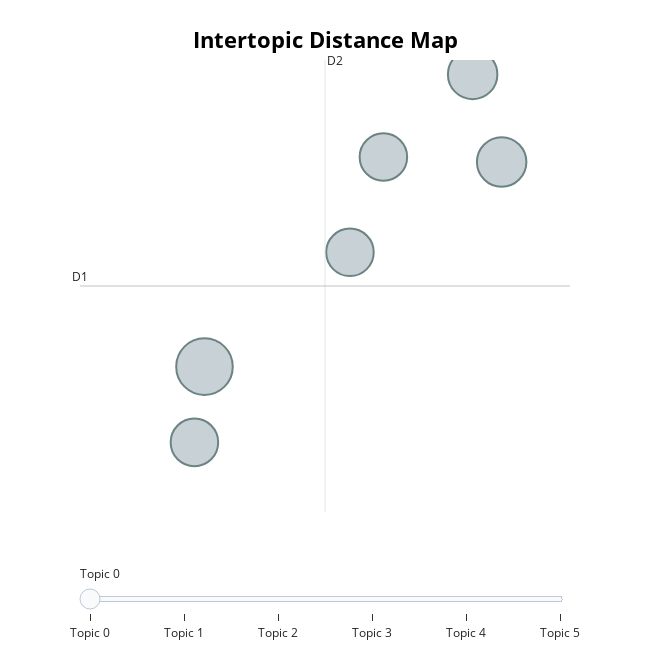

Notebook source saved alongside this figure:
### Code cell
# Visualize Topics
model.visualize_topics().show()

### Figure 1 — Plotly figure (JSON) as saved in the notebook; plotly's stock layout.template omitted (floating-point values rounded to 4 significant figures)
{"data": [{"customdata": [[0, "help | winning | win | ask help | ask", 17], [1, "would | emotional | sex | person | sexual", 13], [2, "gay | thought gay | thought | someone thought | someone", 13], [3, "feelings | others | keep | talk | show", 12], [4, "risks | take | risky | situations | get way", 12], [5, "work | important | attention | work important | good", 12]], "hovertemplate": "<b>Topic %{customdata[0]}</b><br>%{customdata[1]}<br>Size: %{customdata[2]}", "legendgroup": "", "marker": {"color": "#B0BEC5", "line": {"color": "DarkSlateGrey", "width": 2}, "size": [17, 13, 13, 12, 12, 12], "sizemode": "area", "sizeref": 0.01063, "symbol": "circle"}, "mode": "markers", "name": "", "orientation": "v", "showlegend": false, "type": "scatter", "x": [-4.993, -3.022, -3.214, -3.807, -5.06, -4.028], "xaxis": "x", "y": [-4.026, -1.905, -0.9967, -1.853, -4.811, -2.841], "yaxis": "y"}], "layout": {"annotations": [{"showarrow": false, "text": "D1", "x": -5.819, "y": -3.19, "yshift": 10}, {"showarrow": false, "text": "D2", "x": -4.194, "xshift": 10, "y": -0.8472}], "height": 650, "hoverlabel": {"bgcolor": "white", "font": {"family": "Rockwell", "size": 16}}, "legend": {"itemsizing": "constant", "tracegroupgap": 0}, "margin": {"t": 60}, "shapes": [{"line": {"color": "#CFD8DC", "width": 2}, "type": "line", "x0": -4.194, "x1": -4.194, "y0": -5.533, "y1": -0.8472}, {"line": {"color": "#9E9E9E", "width": 2}, "type": "line", "x0": -5.819, "x1": -2.569, "y0": -3.19, "y1": -3.19}], "sliders": [{"active": 0, "pad": {"t": 50}, "steps": [{"args": [{"marker.color": [["red", "#B0BEC5", "#B0BEC5", "#B0BEC5", "#B0BEC5", "#B0BEC5"]]}], "label": "Topic 0", "method": "update"}, {"args": [{"marker.color": [["#B0BEC5", "red", "#B0BEC5", "#B0BEC5", "#B0BEC5", "#B0BEC5"]]}], "label": "Topic 1", "method": "update"}, {"args": [{"marker.color": [["#B0BEC5", "#B0BEC5", "red", "#B0BEC5", "#B0BEC5", "#B0BEC5"]]}], "label": "Topic 2", "method": "update"}, {"args": [{"marker.color": [["#B0BEC5", "#B0BEC5", "#B0BEC5", "red", "#B0BEC5", "#B0BEC5"]]}], "label": "Topic 3", "method": "update"}, {"args": [{"marker.color": [["#B0BEC5", "#B0BEC5", "#B0BEC5", "#B0BEC5", "red", "#B0BEC5"]]}], "label": "Topic 4", "method": "update"}, {"args": [{"marker.color": [["#B0BEC5", "#B0BEC5", "#B0BEC5", "#B0BEC5", "#B0BEC5", "red"]]}], "label": "Topic 5", "method": "update"}]}], "title": {"font": {"color": "Black", "size": 22}, "text": "<b>Intertopic Distance Map</b>", "x": 0.5, "xanchor": "center", "y": 0.95, "yanchor": "top"}, "width": 650, "xaxis": {"anchor": "y", "domain": [0, 1], "range": [-5.819, -2.569], "title": {"text": ""}, "type": "linear", "visible": false}, "yaxis": {"anchor": "x", "domain": [0, 1], "range": [-5.533, -0.8472], "title": {"text": ""}, "type": "linear", "visible": false}}}
